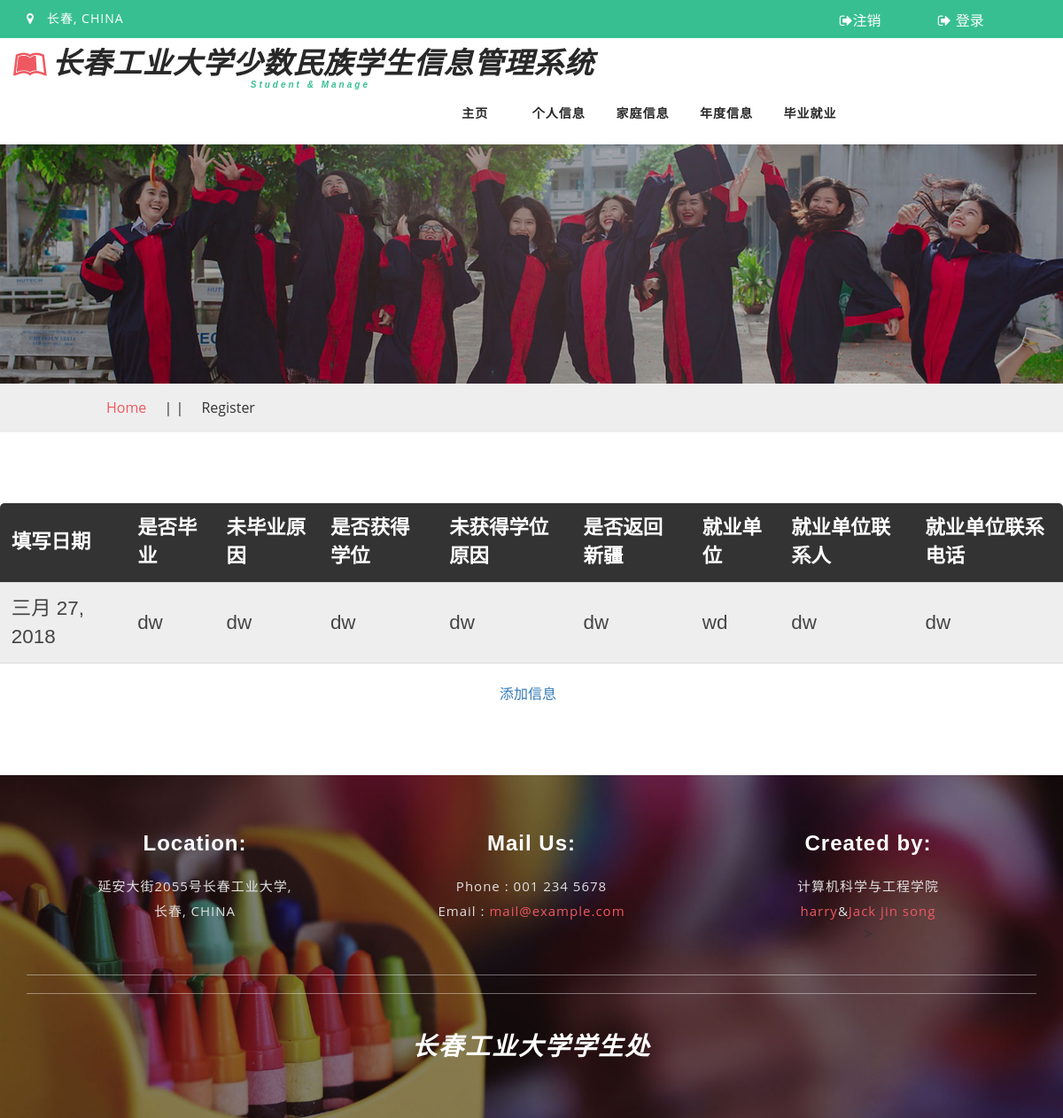
/gratuated_show/ (signed in), run on an earlier commit of the app's database.
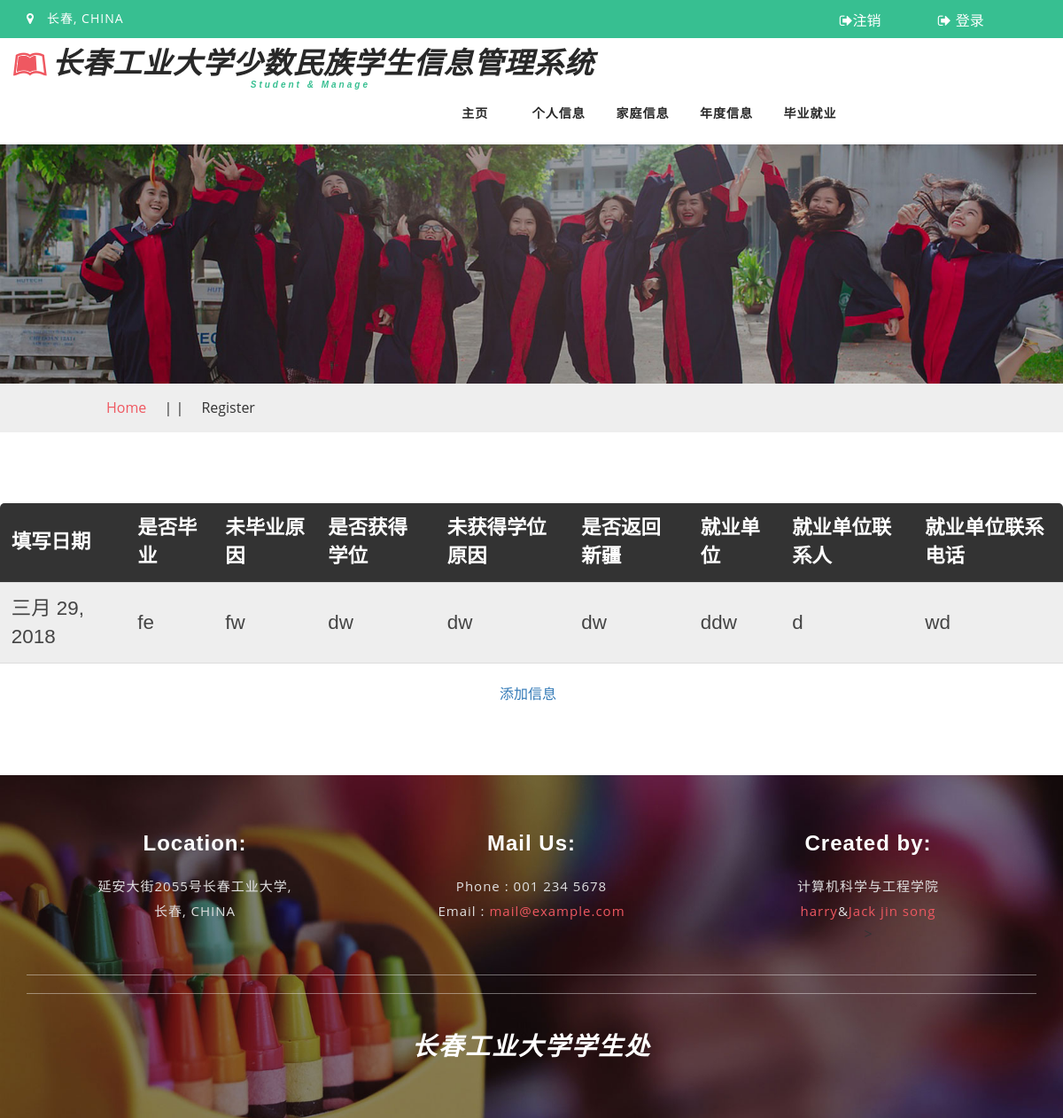
And on a later commit of the database.
### student/models.py (models this page shows, shortened)
class gratudated_and_employ(models.Model):
    stu_id = models.CharField(max_length=8,verbose_name='学号')
    date = models.DateField(auto_now_add=True)
    gratudated = models.CharField(max_length=2,verbose_name='是否毕业')
    gratudated_reason = models.CharField(max_length=200,verbose_name='未毕业原因',default=None,blank=True)
    degree = models.CharField(max_length=2,verbose_name='是否授予学位',default=None,blank=True,help_text='可以不填，以下同上')
    degree_reason = models.CharField(max_length=200,verbose_name='未授予学位原因',default=None,blank=True)
    back_xinjiang = models.CharField(max_length=2,verbose_name='是否返回新疆')
    employ_apartment = models.CharField(max_length=15,verbose_name='就业单位',default=None,blank=True)
    employ_apartment_manager = models.CharField(max_length=5,verbose_name='就业单位联系人',default=None,blank=True)
    employ_apartment_phone = models.CharField(max_length=15,verbose_name='就业单位联系电话',default=None,blank=True)
    class Meta:
        verbose_name_plural = '毕业就业'
        verbose_name = '毕业就业'

### student/views.py (the view)
# urls.py: url(r'^gratuated_show/',s_views.gratuate_page,name='gr_show')
def gratuate_page(request):
    from .models import gratudated_and_employ
    gratuated = gratudated_and_employ.objects.filter(stu_id=request.user)
    return render(request,'student/gratuated_show.html',{'gratuated':gratuated})

### templates/student/gratuated_show.html (shortened to what this page needs)
{% extends 'base.html' %}
{% load bootstrap %}
{% block content %}
{% if user.is_authenticated %}
    <div class="htmleaf-container">
		<table id="miyazaki">
			<thead>
			<tr><th>填写日期<th>是否毕业<th>未毕业原因<th>是否获得学位<th>未获得学位原因<th>是否返回新疆<th>就业单位<th>就业单位联系人<th>就业单位联系电话
			<tbody>
        {% for gratuate in gratuated %}
			<tr>
			<td>{{ gratuate.date|date }}
			<td>{{ gratuate.gratudated }}
			<td>{{ gratuate.gratudated_reason }}
			<td>{{ gratuate.degree}}
			<td>{{ gratuate.degree_reason}}
			<td>{{ gratuate.back_xinjiang}}
			<td>{{ gratuate.employ_apartment}}
			<td>{{ gratuate.employ_apartment_manager }}
			<td>{{ gratuate.employ_apartment_phone}}
        {% endfor %}
        </table>
	</div>
    <div class="massage_add">
        <a href="{% url 'gr_add' %}"><span>添加信息</span></a>
    </div>
    {% else %}
    您尚未登录
{% endif %}
{% endblock %}

What changed in the data, as far as the page shows it:
changed gratudated_and_employ "dw": date "三月 27, 2018" → "三月 29, 2018"; gratudated "dw" → "fe"; gratudated_reason "dw" → "fw"; employ_apartment "wd" → "ddw"; employ_apartment_manager "dw" → "d"; employ_apartment_phone "dw" → "wd"
